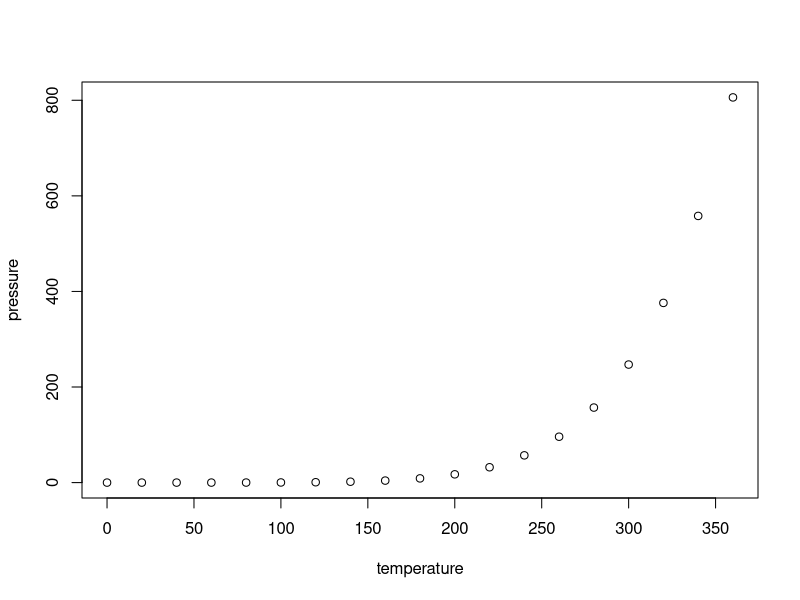
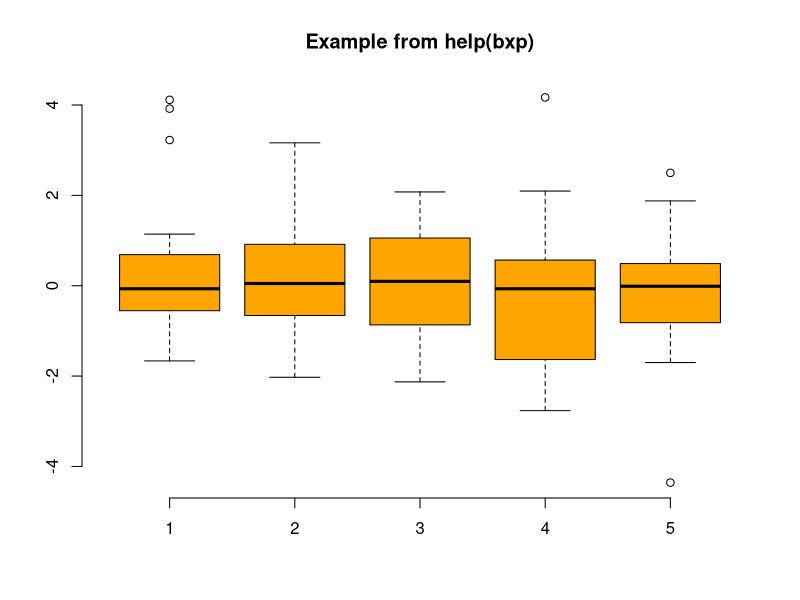

Here is the R script that generated these plots, in order:
## ---- chunk 1
knitr::opts_chunk$set(echo = FALSE, message=FALSE, warning=FALSE, cache=TRUE, dev.args=list(bg=grey(0.9), pointsize=11))
## ---- chunk 2
summary(cars)
## ---- chunk 3
plot(pressure)
## ---- chunk 4
library(stats)
set.seed(753)
bx.p <- boxplot(split(rt(100, 4),
                      gl(5, 20)), plot=FALSE)
bxp(bx.p, notch = FALSE, boxfill = "orange",
    frame = FALSE, outl = TRUE,
    main = "Example from help(bxp)")
## ---- chunk 5
knitr::kable(mtcars[1:4, 1:7],
       caption="(Parts of) the mtcars dataset")
